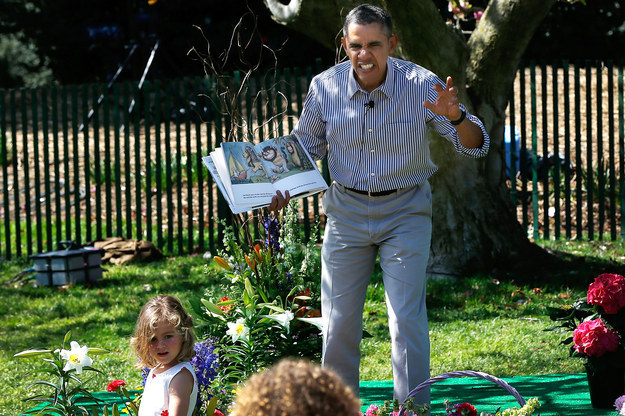
%> input picture ALIASING__Obama_in_striped_shirt__Getty_Images_enhanced.jpg, 625 x 416 px
$ octave --eval "color_separation('../../ALIASING__Obama_in_striped_shirt__Getty_Images_enhanced.jpg');"   (GNU Octave 9; MATLAB toolbox functions it lacks are replaced by stand-ins)
%> lines starting %> are read from the running program, lines starting %| are printed output that depends on the picture
function color_separation(fn)

    % Answer 4
    % This function is written just to visualize given image
    % in 10 different channels, namely Gray, R, G, B, Y, Cb, Cr, H, S, and
    % V

    FS = 20;        % Font Size

    im = im2double( imread( fn ) );
    im = rgb2gray(im);
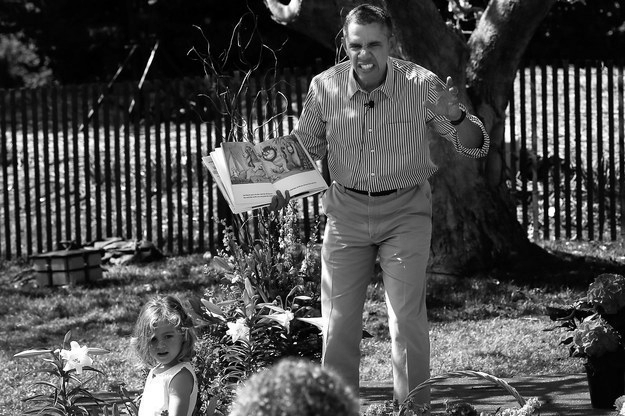
%> im: size 416x625 double; min 0, max 1, mean 0.298

    % Plot grayscale
    figure('Position', [1 1 1024 768] );
    subplot(2,2,1);
    imagesc( im );
    title('Full Color Image -- Grayscale', 'FontSize', FS );
    colorbar;
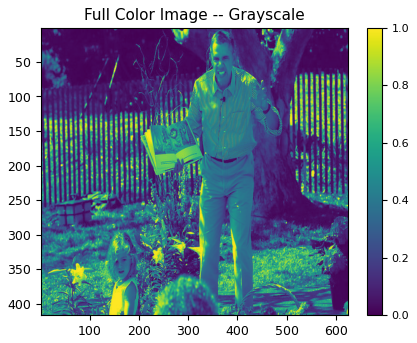
%> figure redrawn from the program's plot data

    % read image
    im = im2double( imread( fn ) );

    % Plot RGB channels
    figure('Position', [1 1 1024 768] );
    subplot(2,2,1);
    imagesc( im );
    title('Full Color Image -- RGB', 'FontSize', FS );
    colorbar;

    subplot(2,2,2);
    imagesc( im(:,:,1) );
    title('Channel 1 -- Red', 'FontSize', FS );
    colormap( gray(256) );
    colorbar;

    subplot(2,2,3);
    imagesc( im(:,:,2) );
    title('Channel 2 -- Green', 'FontSize', FS );
    colorbar;

    subplot(2,2,4);
    imagesc( im(:,:,3) );
    title('Channel 3 -- Blue', 'FontSize', FS );
    colorbar;
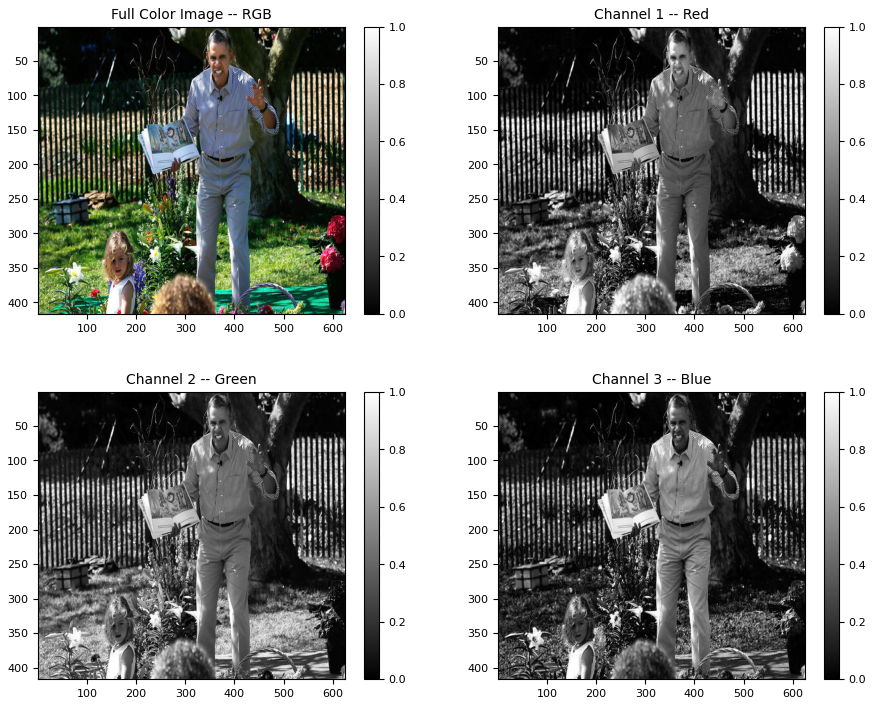
%> figure redrawn from the program's plot data, 4 panels

    % keep current figures
    hold on;

    % Convert image to YCbCr
    im = rgb2ycbcr(im);
%> im: size 416x625x3 double; mean of channels 1, 2, 3 0.319, 0.477, 0.488

    % Plot Y, Cb, Cr channels
    figure('Position', [1 1 1024 768] );
    subplot(2,2,1);
    imagesc( im );
    title('Full Color Image -- YCbCr', 'FontSize', FS );
    colorbar;

    subplot(2,2,2);
    imagesc( im(:,:,1) );
    title('Channel 1 -- Y', 'FontSize', FS );
    colormap( gray(256) );
    colorbar;

    subplot(2,2,3);
    imagesc( im(:,:,2) );
    title('Channel 2 -- Cb', 'FontSize', FS );
    colorbar;

    subplot(2,2,4);
    imagesc( im(:,:,3) );
    title('Channel 3 -- Cr', 'FontSize', FS );
    colorbar;
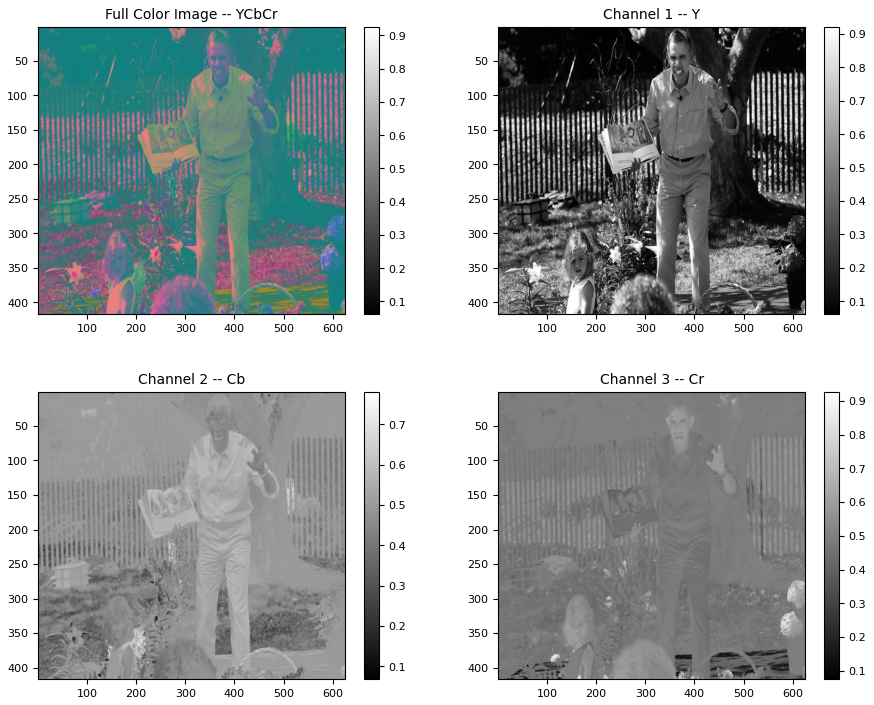
%> figure redrawn from the program's plot data, 4 panels

    % Read image and convert to HSV
    im = im2double( imread( fn ) );
    im = rgb2hsv(im);
%> im: size 416x625x3 double; mean H, S, V 0.334, 0.489, 0.352
%> `color_separation('../../ALIASING__Obama_in_striped_shirt__Getty_Images..`:
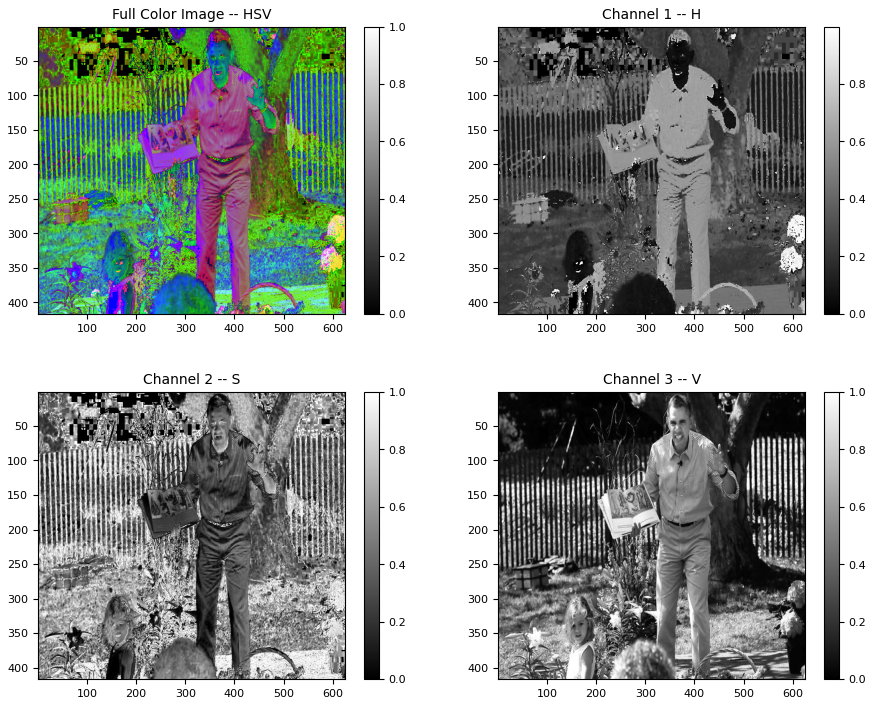
%> figure redrawn from the program's plot data, 4 panels

    hold on;

    % Plot H, S and V channels
    figure('Position', [1 1 1024 768] );
    subplot(2,2,1);
    imagesc( im );
    title('Full Color Image -- HSV', 'FontSize', FS );
    colorbar

    subplot(2,2,2);
    imagesc( im(:,:,1) );
    title('Channel 1 -- H', 'FontSize', FS );
    colormap( gray(256) );
    colorbar;

    subplot(2,2,3);
    imagesc( im(:,:,2) );
    title('Channel 2 -- S', 'FontSize', FS );
    colorbar;

    subplot(2,2,4);
    imagesc( im(:,:,3) );
    title('Channel 3 -- V', 'FontSize', FS );
    colorbar;
end

$ run again, on Chelsea_and_Hillery_Clintons_Selfies.jpg
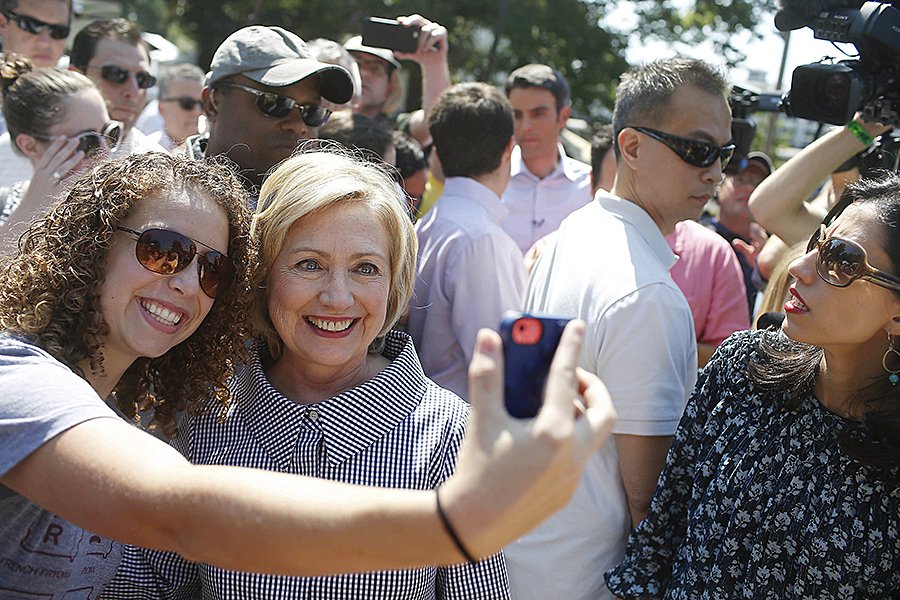
%> input picture Chelsea_and_Hillery_Clintons_Selfies.jpg, 900 x 600 px
%> in color_separation, `colorbar;`:
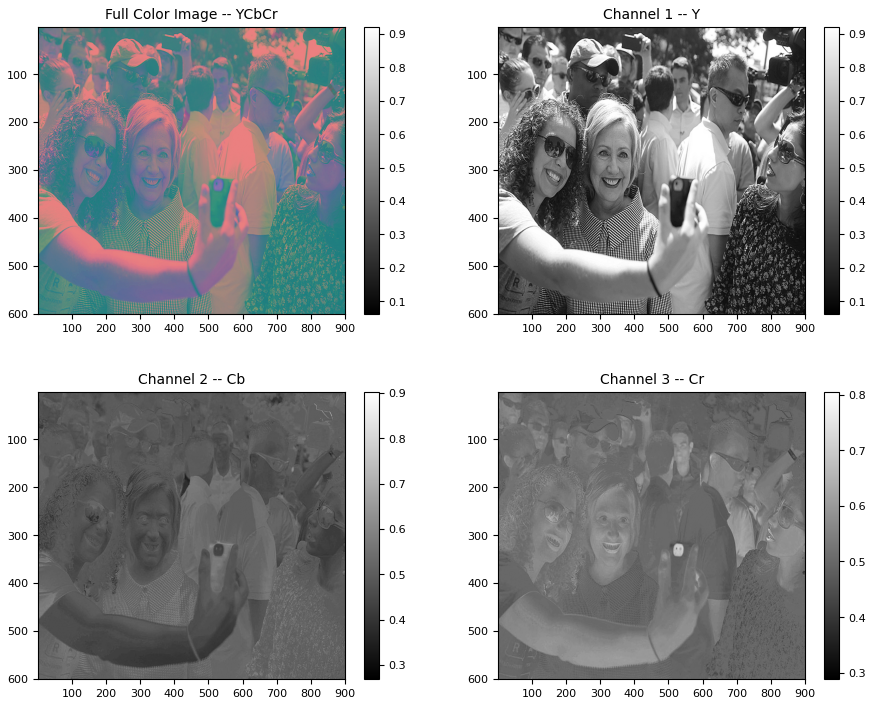
%> figure redrawn from the program's plot data, 4 panels
%> `color_separation('../../ALIASING__Obama_in_striped_shirt__Getty_Images..`:
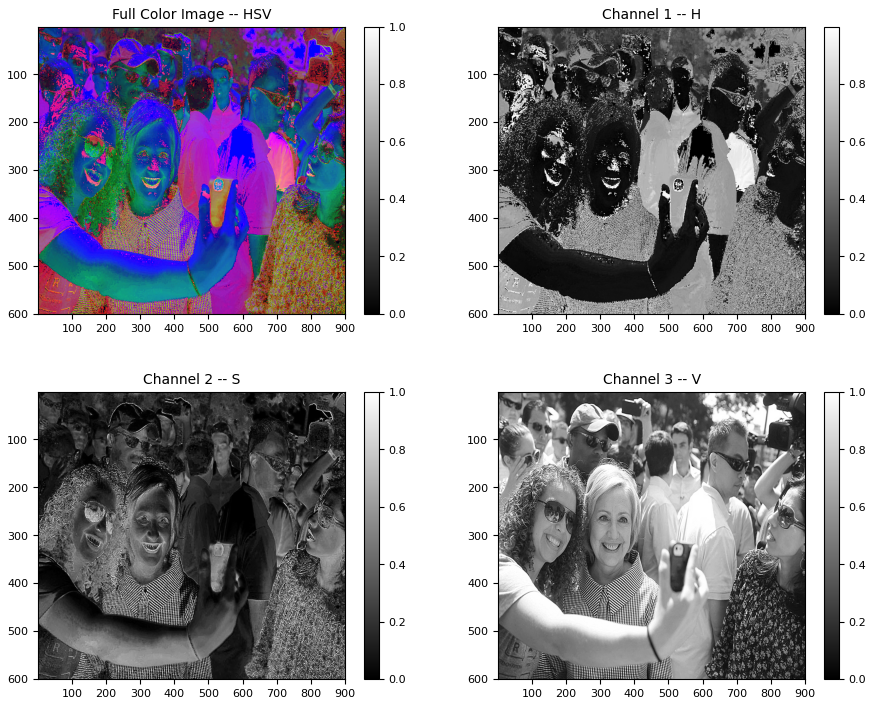
%> figure redrawn from the program's plot data, 4 panels
